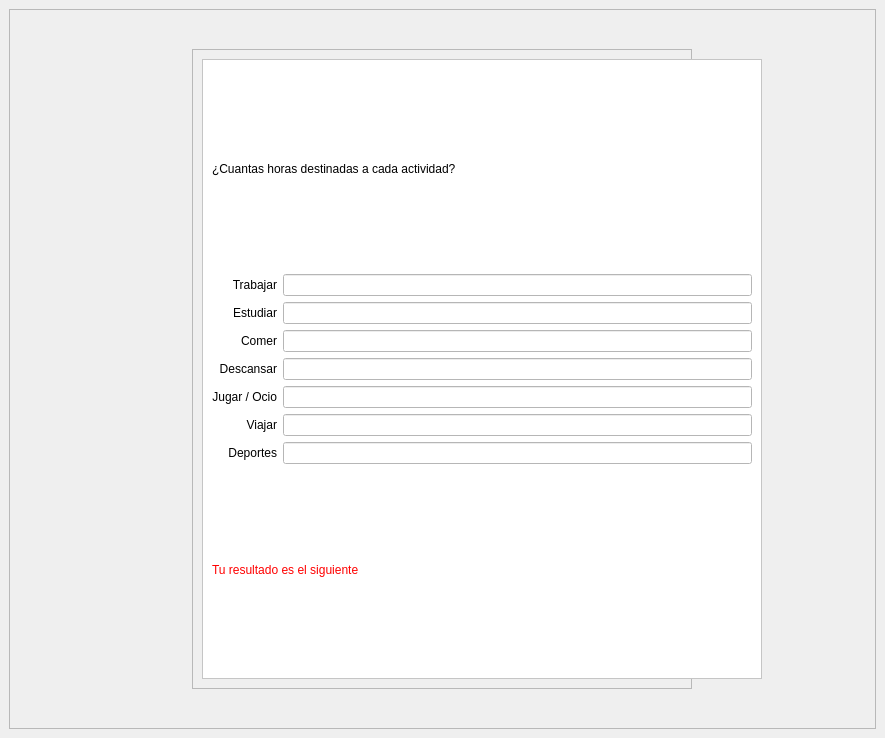
<?xml version="1.0" encoding="UTF-8"?>
<ui version="4.0">
 <class>MainWindow</class>
 <widget class="QMainWindow" name="MainWindow">
  <property name="geometry">
   <rect>
    <x>0</x>
    <y>0</y>
    <width>885</width>
    <height>678</height>
   </rect>
  </property>
  <property name="windowTitle">
   <string>MainWindow</string>
  </property>
  <widget class="QWidget" name="centralwidget">
   <layout class="QGridLayout" name="gridLayout">
    <item row="0" column="0">
     <widget class="QFrame" name="contenedorPrincipal">
      <property name="whatsThis">
       <string>&lt;html&gt;&lt;head/&gt;&lt;body&gt;&lt;p&gt;&lt;br/&gt;&lt;/p&gt;&lt;/body&gt;&lt;/html&gt;</string>
      </property>
      <property name="styleSheet">
       <string notr="true">
#contenedorPrincipal{
	background-image: url(imagenes/fondo.png);
}

#frameBotones{
	background-color:rgb(255, 255, 255);
	border: 1px solid black;
	max-width: 150px
}

#frameVentanas{
	background-color:rgb(255, 255, 255);
	border: 1px solid black;
}

#btnFinanzas,#btnNotas,#btnTiempo,#btnHorarios,#btnRecordatorios{
	color: rgb(255, 255, 255);
	font-size: 13px;
	background-color: rgb(85, 170, 255);
	border-radius: 3px;	
	height: 30px;
	border: 1px solid black;
}

#btnFinanzas:hover,#btnNotas:hover,#btnTiempo:hover,#btnHorarios:hover,#btnRecordatorios:hover{
	background-color: rgb(0, 85, 255);
}
</string>
      </property>
      <property name="frameShape">
       <enum>QFrame::StyledPanel</enum>
      </property>
      <property name="frameShadow">
       <enum>QFrame::Raised</enum>
      </property>
      <layout class="QGridLayout" name="gridLayout_2">
       <item row="0" column="0">
        <widget class="QFrame" name="framePrincipal">
         <property name="maximumSize">
          <size>
           <width>780</width>
           <height>16777215</height>
          </size>
         </property>
         <property name="styleSheet">
          <string notr="true">#framePrincipal{
	padding: 0px;
	margin: 30px 140px;
}</string>
         </property>
         <property name="frameShape">
          <enum>QFrame::StyledPanel</enum>
         </property>
         <property name="frameShadow">
          <enum>QFrame::Raised</enum>
         </property>
         <layout class="QVBoxLayout" name="verticalLayout">
          <item alignment="Qt::AlignVCenter">
           <widget class="QFrame" name="frameInterno">
            <property name="minimumSize">
             <size>
              <width>560</width>
              <height>620</height>
             </size>
            </property>
            <property name="styleSheet">
             <string notr="true">background-color: rgb(255, 255, 255);


</string>
            </property>
            <property name="frameShape">
             <enum>QFrame::StyledPanel</enum>
            </property>
            <property name="frameShadow">
             <enum>QFrame::Raised</enum>
            </property>
            <layout class="QGridLayout" name="gridLayout_3">
             <item row="3" column="0">
              <widget class="QLabel" name="label_4">
               <property name="styleSheet">
                <string notr="true">font: 12pt &quot;Segoe Print&quot;;</string>
               </property>
               <property name="text">
                <string>Comer</string>
               </property>
               <property name="alignment">
                <set>Qt::AlignRight|Qt::AlignTrailing|Qt::AlignVCenter</set>
               </property>
              </widget>
             </item>
             <item row="5" column="0">
              <widget class="QLabel" name="label_6">
               <property name="styleSheet">
                <string notr="true">font: 12pt &quot;Segoe Print&quot;;</string>
               </property>
               <property name="text">
                <string>Jugar / Ocio</string>
               </property>
               <property name="alignment">
                <set>Qt::AlignRight|Qt::AlignTrailing|Qt::AlignVCenter</set>
               </property>
              </widget>
             </item>
             <item row="1" column="0">
              <widget class="QLabel" name="label_12">
               <property name="styleSheet">
                <string notr="true">font: 12pt &quot;Segoe Print&quot;;</string>
               </property>
               <property name="text">
                <string>Trabajar</string>
               </property>
               <property name="alignment">
                <set>Qt::AlignRight|Qt::AlignTrailing|Qt::AlignVCenter</set>
               </property>
              </widget>
             </item>
             <item row="2" column="1">
              <widget class="QLineEdit" name="txtEstudiar"/>
             </item>
             <item row="3" column="1">
              <widget class="QLineEdit" name="txtComer"/>
             </item>
             <item row="4" column="1">
              <widget class="QLineEdit" name="txtDescansar"/>
             </item>
             <item row="7" column="1">
              <widget class="QLineEdit" name="txtDeportes"/>
             </item>
             <item row="8" column="0" colspan="2">
              <widget class="QLabel" name="lblResultado">
               <property name="tabletTracking">
                <bool>false</bool>
               </property>
               <property name="styleSheet">
                <string notr="true">font: 12pt &quot;Segoe Print&quot;;
color: rgb(255, 0, 0);</string>
               </property>
               <property name="text">
                <string>Tu resultado es el siguiente</string>
               </property>
               <property name="alignment">
                <set>Qt::AlignLeading|Qt::AlignLeft|Qt::AlignVCenter</set>
               </property>
              </widget>
             </item>
             <item row="1" column="1">
              <widget class="QLineEdit" name="txtTrabajar"/>
             </item>
             <item row="5" column="1">
              <widget class="QLineEdit" name="txtJugar"/>
             </item>
             <item row="4" column="0">
              <widget class="QLabel" name="label_5">
               <property name="styleSheet">
                <string notr="true">font: 12pt &quot;Segoe Print&quot;;</string>
               </property>
               <property name="text">
                <string>Descansar</string>
               </property>
               <property name="alignment">
                <set>Qt::AlignRight|Qt::AlignTrailing|Qt::AlignVCenter</set>
               </property>
              </widget>
             </item>
             <item row="6" column="1">
              <widget class="QLineEdit" name="txtViajar"/>
             </item>
             <item row="0" column="0" colspan="2">
              <widget class="QLabel" name="label_15">
               <property name="styleSheet">
                <string notr="true">font: 12pt &quot;Segoe Print&quot;;</string>
               </property>
               <property name="text">
                <string>¿Cuantas horas destinadas a cada actividad?</string>
               </property>
               <property name="alignment">
                <set>Qt::AlignLeading|Qt::AlignLeft|Qt::AlignVCenter</set>
               </property>
              </widget>
             </item>
             <item row="2" column="0">
              <widget class="QLabel" name="label_13">
               <property name="styleSheet">
                <string notr="true">font: 12pt &quot;Segoe Print&quot;;</string>
               </property>
               <property name="text">
                <string>Estudiar</string>
               </property>
               <property name="alignment">
                <set>Qt::AlignRight|Qt::AlignTrailing|Qt::AlignVCenter</set>
               </property>
              </widget>
             </item>
             <item row="6" column="0">
              <widget class="QLabel" name="label_7">
               <property name="styleSheet">
                <string notr="true">font: 12pt &quot;Segoe Print&quot;;</string>
               </property>
               <property name="text">
                <string>Viajar</string>
               </property>
               <property name="alignment">
                <set>Qt::AlignRight|Qt::AlignTrailing|Qt::AlignVCenter</set>
               </property>
              </widget>
             </item>
             <item row="7" column="0">
              <widget class="QLabel" name="label_14">
               <property name="styleSheet">
                <string notr="true">font: 12pt &quot;Segoe Print&quot;;</string>
               </property>
               <property name="text">
                <string>Deportes</string>
               </property>
               <property name="alignment">
                <set>Qt::AlignRight|Qt::AlignTrailing|Qt::AlignVCenter</set>
               </property>
              </widget>
             </item>
            </layout>
           </widget>
          </item>
         </layout>
        </widget>
       </item>
      </layout>
     </widget>
    </item>
   </layout>
  </widget>
 </widget>
 <tabstops>
  <tabstop>txtTrabajar</tabstop>
  <tabstop>txtEstudiar</tabstop>
  <tabstop>txtComer</tabstop>
  <tabstop>txtDescansar</tabstop>
  <tabstop>txtJugar</tabstop>
  <tabstop>txtViajar</tabstop>
  <tabstop>txtDeportes</tabstop>
 </tabstops>
 <resources/>
 <connections/>
</ui>
